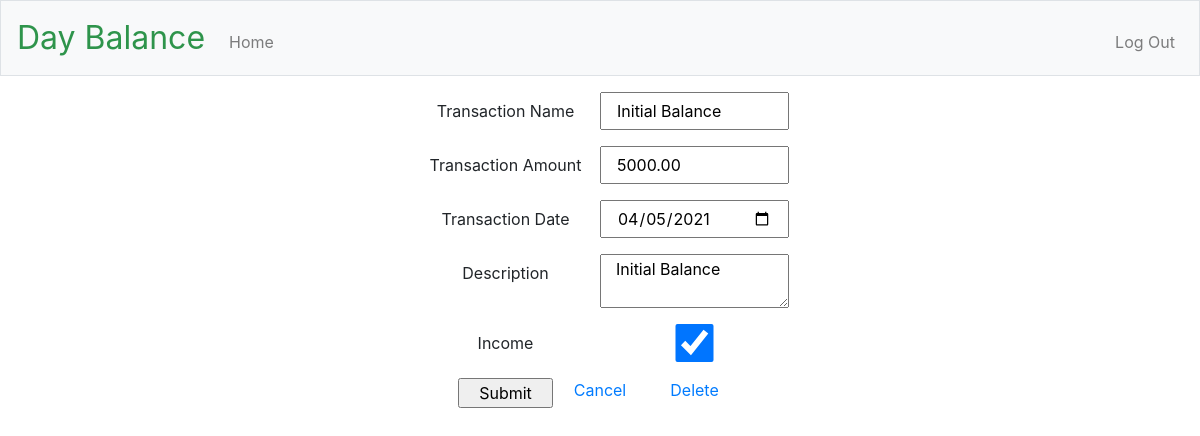
/edit/5 (signed in), run on the app's committed database.
### app/models.py (models this page shows, shortened)
class Transaction(db.Model):
    id = db.Column(db.Integer, primary_key=True)
    title = db.Column(db.String(40), nullable=False)
    date = db.Column(db.DateTime, nullable=False)
    amount = db.Column(db.Float, nullable=False)
    description = db.Column(db.String(200))
    income = db.Column(db.Boolean)
    user_id = db.Column(db.Integer, db.ForeignKey('user.id'), nullable=False)

### app/main/routes.py (the view)
@bp.route("/edit", methods=["GET", "POST"])
@bp.route("/edit/<int:transaction_id>", methods=["GET", "POST"])
@login_required
def edit_transaction(transaction_id):
    form = TransactionForm(request.form)
    edited_transaction = Transaction.query.filter_by(id=transaction_id).one()
    if request.method == 'POST' and form.validate():
        edited_transaction.title = form.title.data
        edited_transaction.date = form.date.data
        edited_transaction.amount = form.amount.data
        edited_transaction.description = form.description.data
        edited_transaction.income = form.income.data
        db.session.commit()
        flash("Your changes have been saved.")
        return redirect(url_for("main.index"))
    elif request.method == 'GET':
        form.title.data = edited_transaction.title
        form.date.data = edited_transaction.date
        form.amount.data = edited_transaction.amount
        form.description.data= edited_transaction.description
        form.income.data = edited_transaction.income
    return render_template(
        "edit_transaction.html",
        title="Edit Transaction",
        form=form,
        transaction_id=edited_transaction.id,
    )

### app/main/forms.py
class TransactionForm(Form):
    title = StringField('Transaction Name', validators=[DataRequired()])
    date = DateField('Transaction Date', validators=[DataRequired()])
    amount = DecimalField('Transaction Amount', validators=[DataRequired()],
        places=2)
    description = TextAreaField('Description',
        validators=[Length(min=0, max=140)])
    income = BooleanField('Income')
    submit = SubmitField('Submit')

### app/models.py (called while the page is built)
@login.user_loader
def load_user(id):
    return User.query.get(int(id))

### app/templates/edit_transaction.html (shortened to what this page needs)
{% extends "layout.html" %}
{% block main %}
    <form action="/edit/{{ transaction_id }}" method="POST">
        <div class="form-group row justify-content-center">
            {{ form.title.label(class="col-sm-2 col-form-label") }}
            {{ form.title(class="col-sm-2") }}
        </div>
        <div class="form-group row justify-content-center">
            {{ form.amount.label(class="col-sm-2 col-form-label") }}
            {{ form.amount(class="col-sm-2") }}
        </div>
        <div class="form-group row justify-content-center">
            {{ form.date.label(class="col-sm-2 col-form-label") }}
            {{ form.date(class="col-sm-2") }}
        </div>
        <div class="form-group row justify-content-center">
            {{ form.description.label(class="col-sm-2 col-form-label") }}
            {{ form.description(class="col-sm-2") }}
        </div>
        <div class="form-group row justify-content-center">
            {{ form.income.label(class="col-sm-2 col-form-label") }}
            {{ form.income(class="col-sm-2") }}
        </div>
        <div class="form-group row justify-content-center">
            {{ form.submit(class="col-1") }}
            <div class="col-1">
                <a href="{{ url_for('main.index') }}">Cancel</a>
            </div>
            <div class="col-1">
                <a href="{{ url_for('main.delete_transaction',transaction_id = transaction_id) }}">Delete</a>
            </div>
        </div>
    </form>
{% endblock %}

### data on the page
Transaction: title "Initial Balance", amount "5000.00", date "04/05/2021", description "Initial Balance", income "☑"
